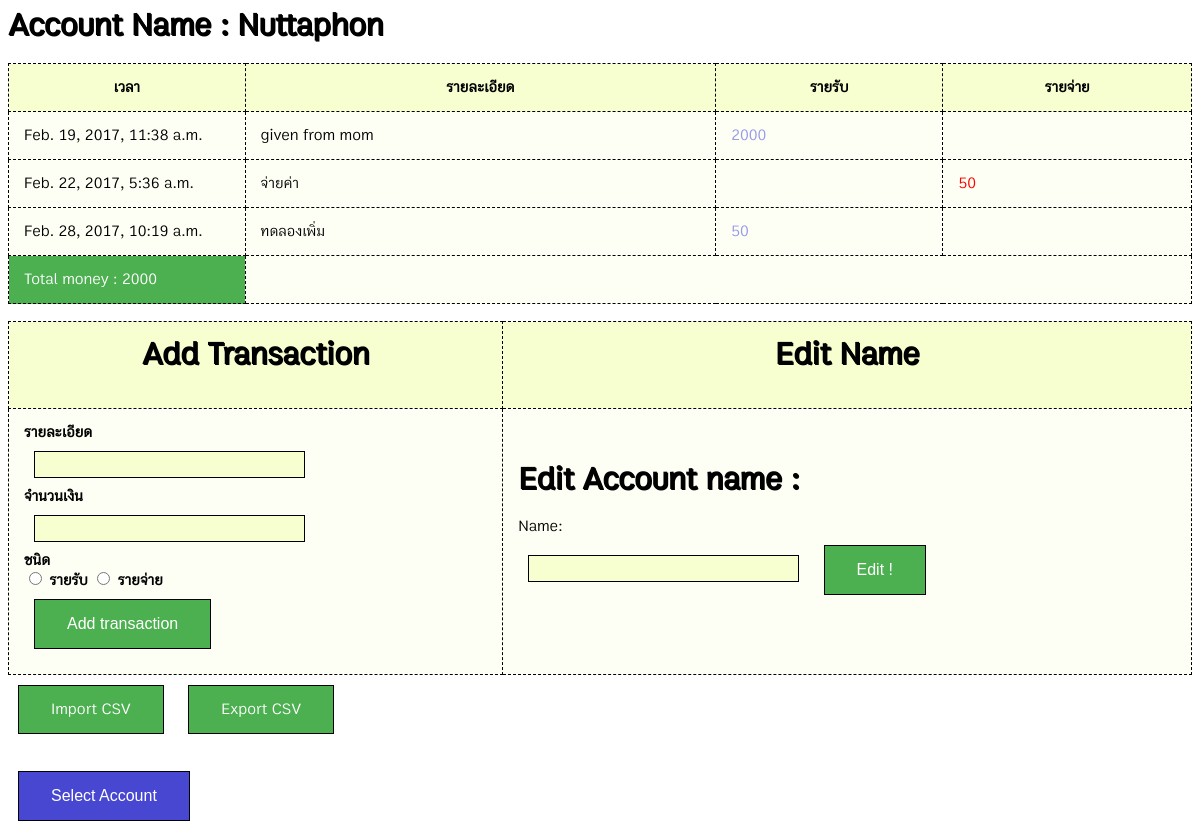
Page /account/acc/7/ on the committed database.
### account/models.py (models this page shows, shortened)
class Account(models.Model):
    account_name = models.CharField(max_length=200)
    total = models.IntegerField(default=0)

class Transaction(models.Model):
    account = models.ForeignKey(Account, on_delete=models.CASCADE)
    detail = models.CharField(max_length=200)
    value = models.IntegerField(default=0)
    date = models.DateTimeField('date and time')

### account/views.py (the view)
# urls.py: url(r'^acc/(?P<pk>[0-9]+)/$', views.DetailView.as_view(), name='detail'),
class DetailView(generic.DetailView):
    model = Account
    template_name = 'account/detail.html'
    def get_context_data(self, **kwargs):
        context = super(DetailView, self).get_context_data(**kwargs)
        context.update({'theme': theme})
        return context

### account/templatetags/mul.py (called while the page is built)
@register.filter(name='mul')
def mul(value, arg):
    return value*arg

### account/templates/account/detail.html (shortened to what this page needs)
{% load mul %}
{% load static %}
{% static "" as path %}
<head>
<link rel="stylesheet" type="text/css" href="{{ path }}{{ theme }}" />
</head>
<body>
<h1>Account Name : {{ account.account_name }}</h1>
<table border="1">
<form action="{% url 'account:addtrans' account.id %}" method="post">
{% if account.transaction_set.all %}
<tr>
    <th>เวลา</th>
    <th>รายละเอียด</th>
    <th>รายรับ</th>
    <th>รายจ่าย</th>
</tr>
{% for detail_list in account.transaction_set.all %}
    <tr><td width="20%">{{ detail_list.date }}</td><td>{{ detail_list.detail }}</td>
    {% if detail_list.value < 0 %} <td></td>
    <td style="color:red;">{{ detail_list.value|mul:-1 }}</td>
    {% else %}
    <td style="color:9698ea;">{{ detail_list.value }}</td><td></td>
    {% endif %}</tr>
{% endfor %}
<tr style="background-color: #4CAF50;color: white;"><td>Total money : {{ account.total }}</td></tr>
</table>
{% else %}
<h1 align="center">There's no transactions.</h1>
{% endif %}
<br>
<table>
    <tr>
<th><h1>Add Transaction</h1></th>
<th><h1>Edit Name</h1></th></tr>
<tr>
<td>
<b>รายละเอียด
<br>
<input type="text" class="textinput" name="detail"/>
<br>จำนวนเงิน
<br>
<input type="number" class="textinput" name="value"/><br>
ชนิด<br>
  <input type="radio" name="t_type" value="income"> รายรับ
  <input type="radio" name="t_type" value="expense"> รายจ่าย<br>
<input type="submit" class="button" value="Add transaction" />
</form></td></b>
<td><form action="{% url 'account:editname' account.id %}" method="post">
<h1>Edit Account name : </h1>
Name:
<br>
<input type="text" class="textinput" name="name"/>
<input type="submit" class="button" value="Edit !" />
</form></td>
    </tr>
</table>
<a href="{% url 'account:importcsv' account.id %}" class="button">Import CSV</a>
{% if account.transaction_set.all %}
<a href="{% url 'account:exportcsv' account.id %}" class="button">Export CSV</a>
{% endif %}
<br><br><a href="{% url 'account:index' %}"><input type="submit" class="button" style="background-color:#4747d1;" value="Select Account" /></a>
</body>

### account/static/account/stylewhite.css (style rules this page uses)
h1 { color: #000000; text-shadow: 1px 1px #000000; }
a { color: black; text-decoration: none; }
body { font-family: myFirstFont; background-color: #ffffff; }
table { border-collapse: collapse; background-color: #fdfff4; color: black; width: 100%; }
table, td, th { border: 1px dashed black; padding: 15px; }
th { height: 40px; background-color: #f7ffd1; color: black; }
.button { background-color: #4CAF50; border: 1px solid black; color: white; padding: 15px 32px; text-align: center; text-decoration: none; display: inline-block; font-size: 16px; margin: 10px; }
.textinput { background-color: #f7ffd1; border: 1px solid black; color: black; text-align: center; font-size: 20px; margin: 10px; }

### rows in the picture
Account: account_name "Nuttaphon", total "2000"
Transaction: date "Feb. 19, 2017, 11:38 a.m.", detail "given from mom", value "2000"
Transaction: date "Feb. 22, 2017, 5:36 a.m.", detail "จ่ายค่า", value|mul "50"
Transaction: date "Feb. 28, 2017, 10:19 a.m.", detail "ทดลองเพิ่ม", value "50"
